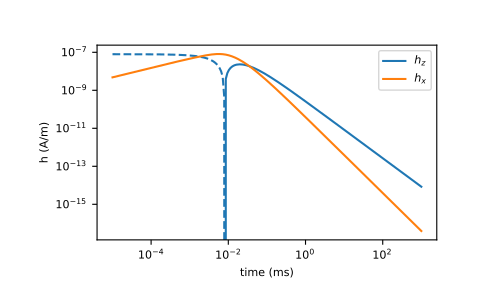

This chart was generated by the following Python code:
# Reproducing part of Figure 4.4 and 4.5 from Ward and Hohmann 1988

import numpy as np
import matplotlib.pyplot as plt
from geoana.em.tdem import magnetic_field_vertical_magnetic_dipole

# Calculate the field at the time given, and 100 m along the x-axis,

times = np.logspace(-8, 0, 200)
xy = np.array([[100, 0, 0]])
h = magnetic_field_vertical_magnetic_dipole(times, xy, sigma=1E-2)

# Match the vertical magnetic field plot

plt.loglog(times*1E3, h[:,0, 2], c='C0', label='$h_z$')
plt.loglog(times*1E3, -h[:,0, 2], '--', c='C0')
plt.loglog(times*1E3, h[:,0, 0], c='C1', label='$h_x$')
plt.loglog(times*1E3, -h[:,0, 0], '--', c='C1')
plt.xlabel('time (ms)')
plt.ylabel('h (A/m)')
plt.legend()
plt.show()
